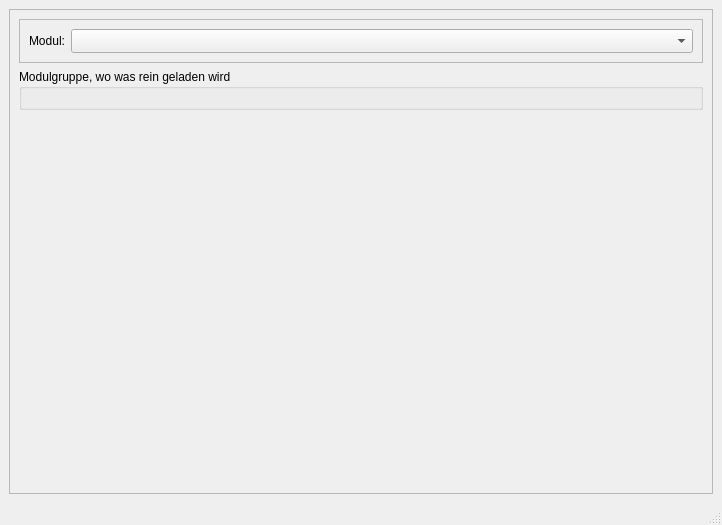
<?xml version="1.0" encoding="UTF-8"?>
<ui version="4.0">
 <class>MainWindowShowModules</class>
 <widget class="QMainWindow" name="MainWindowShowModules">
  <property name="geometry">
   <rect>
    <x>0</x>
    <y>0</y>
    <width>722</width>
    <height>525</height>
   </rect>
  </property>
  <property name="windowTitle">
   <string>MainWindow</string>
  </property>
  <widget class="QWidget" name="centralwidget">
   <layout class="QGridLayout" name="gridLayout">
    <item row="0" column="0">
     <widget class="QFrame" name="MainWidget">
      <property name="frameShape">
       <enum>QFrame::StyledPanel</enum>
      </property>
      <property name="frameShadow">
       <enum>QFrame::Raised</enum>
      </property>
      <layout class="QGridLayout" name="gridLayout_2">
       <item row="2" column="0">
        <spacer name="verticalSpacer">
         <property name="orientation">
          <enum>Qt::Vertical</enum>
         </property>
         <property name="sizeHint" stdset="0">
          <size>
           <width>20</width>
           <height>40</height>
          </size>
         </property>
        </spacer>
       </item>
       <item row="0" column="0">
        <widget class="QFrame" name="frame_1">
         <property name="sizePolicy">
          <sizepolicy hsizetype="Preferred" vsizetype="Maximum">
           <horstretch>0</horstretch>
           <verstretch>0</verstretch>
          </sizepolicy>
         </property>
         <property name="frameShape">
          <enum>QFrame::StyledPanel</enum>
         </property>
         <property name="frameShadow">
          <enum>QFrame::Raised</enum>
         </property>
         <layout class="QHBoxLayout" name="horizontalLayout">
          <item>
           <widget class="QLabel" name="label">
            <property name="sizePolicy">
             <sizepolicy hsizetype="Maximum" vsizetype="Preferred">
              <horstretch>0</horstretch>
              <verstretch>0</verstretch>
             </sizepolicy>
            </property>
            <property name="text">
             <string>Modul:</string>
            </property>
           </widget>
          </item>
          <item>
           <widget class="QComboBox" name="DrD_Modules">
            <property name="sizeAdjustPolicy">
             <enum>QComboBox::AdjustToMinimumContentsLengthWithIcon</enum>
            </property>
           </widget>
          </item>
         </layout>
        </widget>
       </item>
       <item row="1" column="0">
        <widget class="QGroupBox" name="Group_Module">
         <property name="title">
          <string>Modulgruppe, wo was rein geladen wird</string>
         </property>
         <layout class="QGridLayout" name="gridLayout_3">
          <item row="0" column="0">
           <widget class="QFrame" name="Module">
            <property name="frameShape">
             <enum>QFrame::StyledPanel</enum>
            </property>
            <property name="frameShadow">
             <enum>QFrame::Raised</enum>
            </property>
           </widget>
          </item>
         </layout>
        </widget>
       </item>
      </layout>
     </widget>
    </item>
   </layout>
  </widget>
  <widget class="QStatusBar" name="statusbar"/>
 </widget>
 <resources/>
 <connections/>
</ui>
